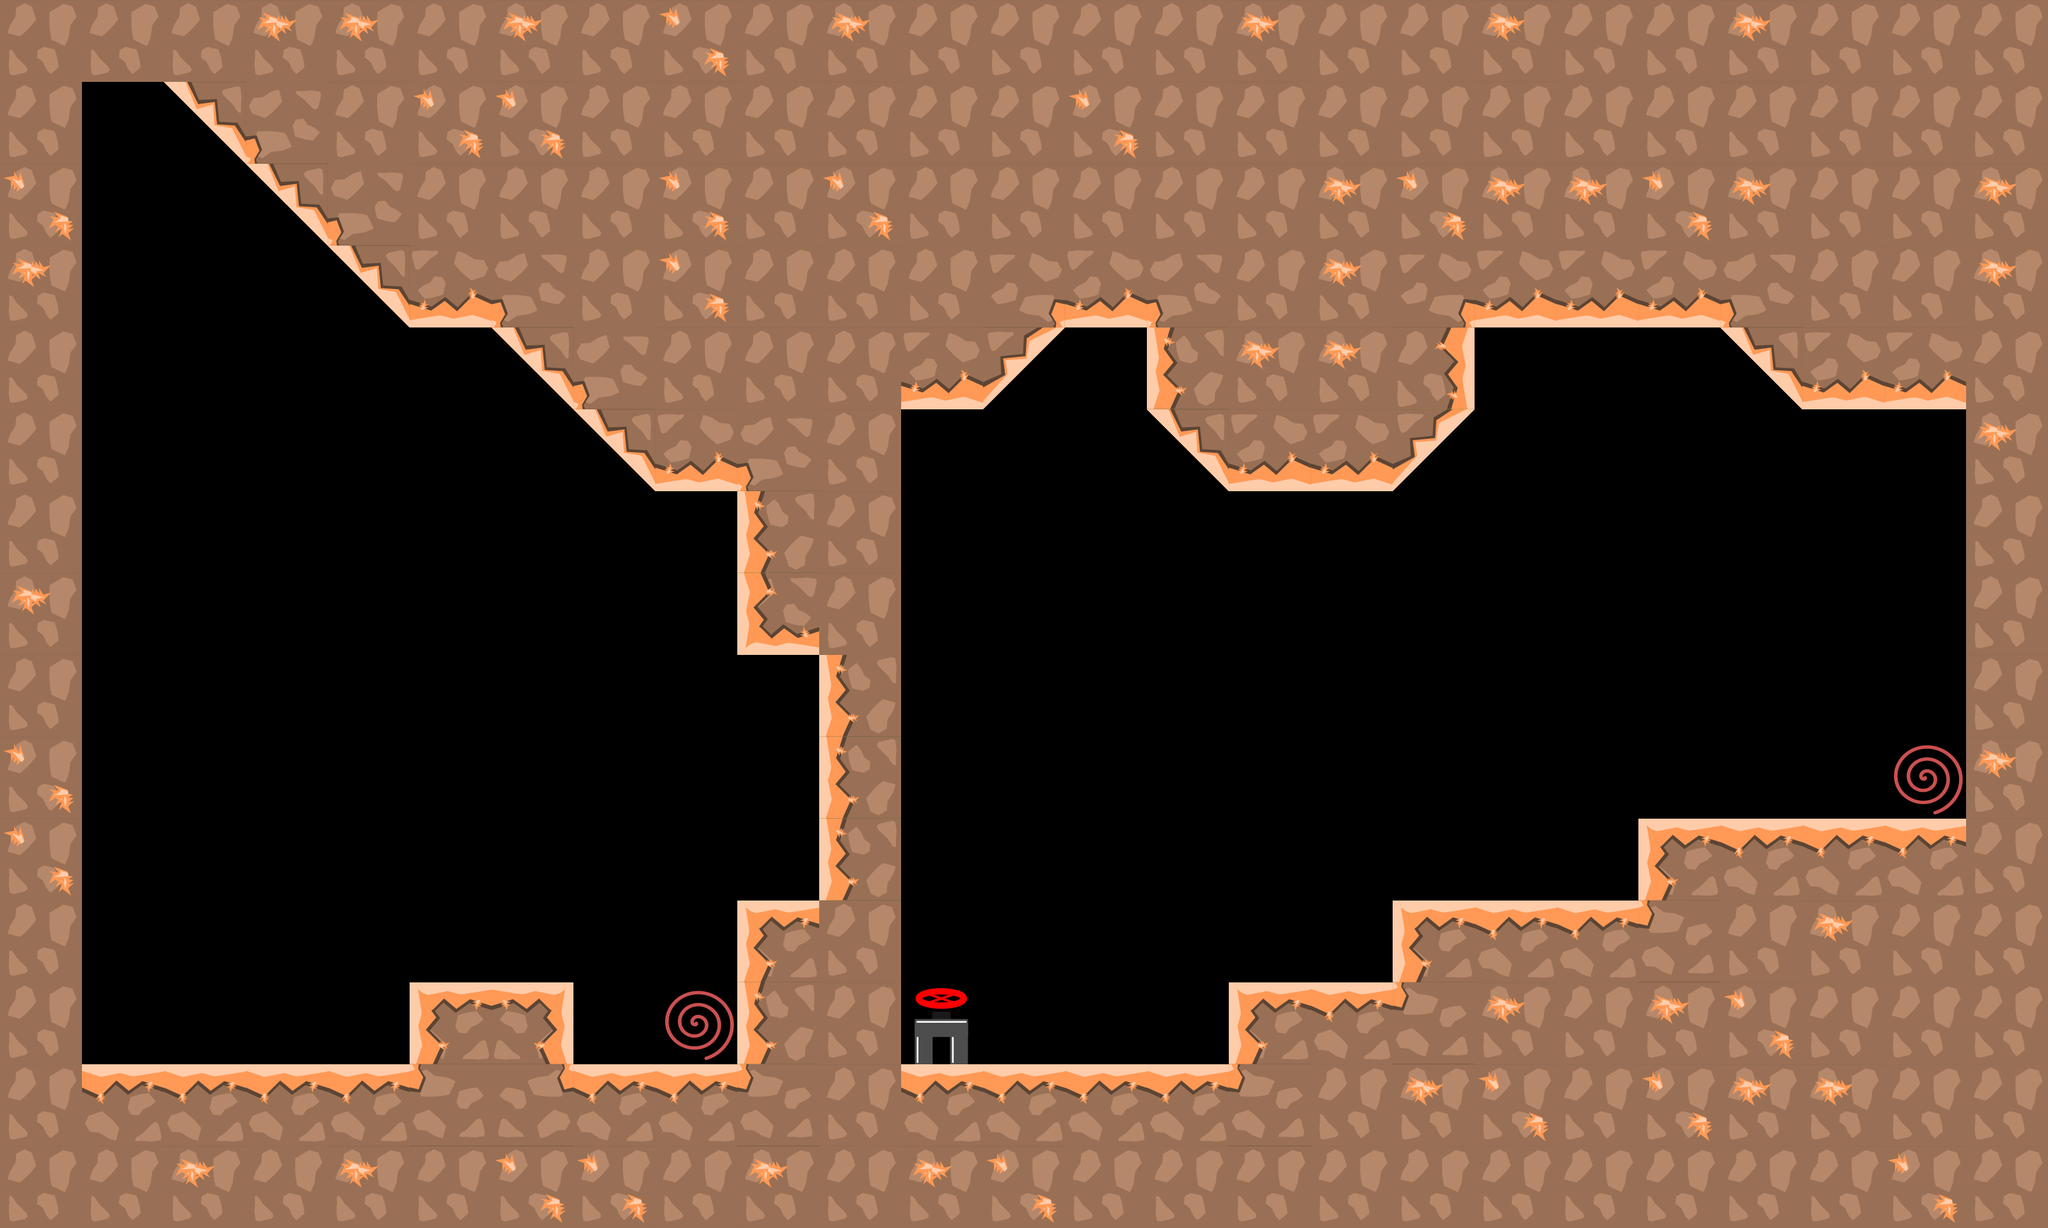

This game map was drawn from its Tiled (.tmx) file and the tilesets committed beside it. A one-line description and the trimmed map source follow:
An orthogonal 25x15 tile map with 128x128 px tiles, 1 tile layer (graphics), 6 tilesets and 23 objects.

<map version="1.0" tiledversion="1.1.1" orientation="orthogonal" renderorder="right-down" width="25" height="15" tilewidth="128" tileheight="128" infinite="0" nextobjectid="76">
 <tileset firstgid="1" source="tiles_128x128.tsx" />
 <tileset firstgid="37" source="tiles_128x128_green.tsx" />
 <tileset firstgid="73" source="tiles_128x128_purple.tsx" />
 <tileset firstgid="109" source="tiles_128x128_orange.tsx" />
 <tileset firstgid="145" source="tiles_oil_128x128.tsx" />
 <tileset firstgid="185" source="tiles_128x128_vines.tsx" />
 <layer name="graphics" width="25" height="15">
  <data>[375 cells, 220 non-empty, 19 distinct tile ids]</data>
 </layer>
 <objectgroup name="levelEndBlock" />
 <objectgroup name="switch" />
 <objectgroup name="info" />
 <objectgroup name="blocks">
  <object id="1" x="8" y="1663.88" width="3196" height="248.122" />
  <object id="2" x="3072" y="4" width="112" height="1696" />
  <object id="3" x="64" y="52" width="64" height="1684" />
  <object id="4" x="8" y="4" width="3172" height="120" />
  <object id="50" x="1920" y="1536" width="256" height="128" />
  <object id="51" x="2176" y="1408" width="384" height="128" />
  <object id="52" x="2560" y="1280" width="512" height="128" />
  <object id="64" x="1788" y="508">
   <polygon points="0,0 4,136 116,248 388,252 508,128 532,-44" />
  </object>
  <object id="65" x="2684" y="508">
   <polygon points="0,0 128,140 440,128 396,-92 184,-112" />
  </object>
  <object id="66" x="764" y="516">
   <polygon points="0,0 264,248 512,248 520,-4" />
  </object>
  <object id="67" x="1264" y="436">
   <polygon points="0,0 -12,200 280,200 404,56" />
  </object>
  <object id="72" x="640" y="1536" width="256" height="128" />
  <object id="73" x="1152" y="1408" width="128" height="256" />
  <object id="74" x="1152" y="768" width="128" height="256" />
  <object id="75" x="1280" y="640" width="128" height="1024" />
 </objectgroup>
 <objectgroup name="damage" />
 <objectgroup name="slope" />
 <objectgroup name="passBlock" />
 <objectgroup name="flowers">
  <object id="24" x="1514.06" y="1322.79" width="69.697" height="69.697">
   <ellipse />
  </object>
  <object id="26" x="2005.22" y="1325.82" width="69.697" height="69.697">
   <ellipse />
  </object>
  <object id="27" x="2387.88" y="1246.3" width="69.697" height="69.697">
   <ellipse />
  </object>
  <object id="28" x="2628" y="1134.06" width="69.697" height="69.697">
   <ellipse />
  </object>
  <object id="29" x="1176.49" y="1254.31" width="69.697" height="69.697">
   <ellipse />
  </object>
 </objectgroup>
 <objectgroup name="warp_a">
  <object id="70" x="1050.88" y="1567.03" width="74" height="72">
   <ellipse />
  </object>
 </objectgroup>
 <objectgroup name="warp_b">
  <object id="71" x="2972.09" y="1185.21" width="74" height="72">
   <ellipse />
  </object>
 </objectgroup>
 <objectgroup name="end">
  <object id="44" x="1468.44" y="1601">
   <ellipse />
  </object>
 </objectgroup>
 <objectgroup name="pushBlocks" />
</map>
